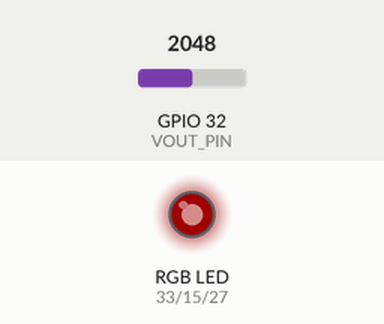
Simulated run of this sketch. Board: ESP32. Shown: an RGB LED mixed from three pins (HIGH = lit). The inputs (shaded band) are chosen by the test bench; at power-on: GPIO 32 (VOUT_PIN) = 2048. Dim RGB values are drawn brighter than linear.

Above: at 1.2 s.
1.3 s: GPIO 32 (VOUT_PIN) set to 2866
At 2.1 s:
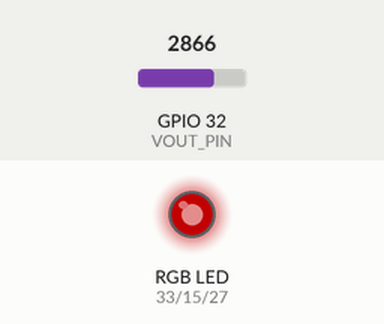
2.8 s: GPIO 32 (VOUT_PIN) set to 3379
At 3.3 s:
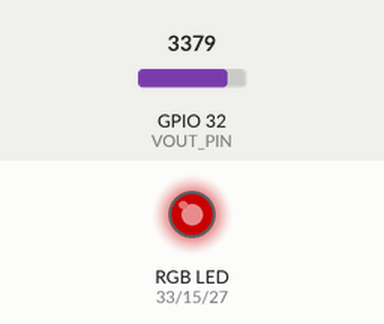
4.3 s: GPIO 32 (VOUT_PIN) set to 3476
At 5.5 s:
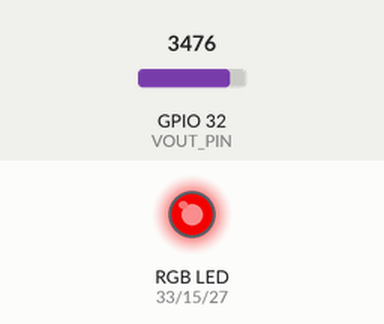
5.8 s: GPIO 32 (VOUT_PIN) set to 0
At 6.7 s:
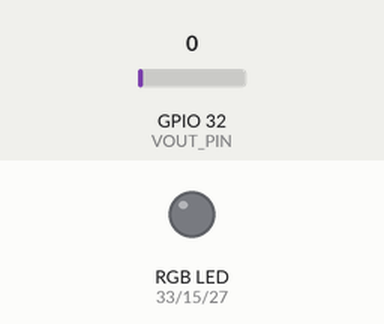
Timing chart, 0 to 8.3 s (numbered marks = the images above; inputs shaded):
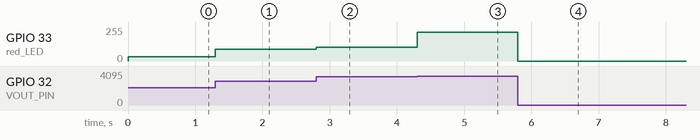

The sketch:

Sketch_KeyClick.ino
```cpp
/*
   Author: schmaenjael
   Language:  C++ using the Arduino Library
   Github: https://github.com/schmaenjael/ESP32_SketchCollection
   Date: 14. January 2021
   Refernce: https://github.com/espressif/arduino-esp32/
*/

const byte red_LED = 33;   // initializing the red LED
const byte blue_LED = 27;  // initializing the blue LED
const byte green_LED = 15; // initializing the green LED
const byte VOUT_PIN = 32;  // initializing the VOUT Pin
const int FREQ = 5000;     // setting the frequence to 5000
int led_CHANNEL = 0;       // setting the LED_Channel to 0
int RES = 8;               // setting the resolution to 8

const byte m_T1 = 213; // sets the key T1 to a specific value
const byte m_T2 = 170; // sets the key T2 to a specific value
const byte m_T3 = 128; // sets the key T3 to a specific value
const byte m_T4 = 85;  // sets the key T4 to a specific value
const byte m_T5 = 39;  // sets the key T5 to a specific value
const byte m_T6 = 1;   // sets the key T6 to a specific value
unsigned int m = 0;    // sets the value of m to 0

// init setup function. This method will be called once on start
void setup()
{
  pinMode(red_LED, OUTPUT);
  pinMode(blue_LED, OUTPUT);
  pinMode(green_LED, OUTPUT);

  digitalWrite(blue_LED, LOW);
  digitalWrite(green_LED, LOW);
  ledcSetup(led_CHANNEL, FREQ, RES);
  ledcAttachPin(red_LED, led_CHANNEL);
}

void loop()
{
  m = analogRead(VOUT_PIN) / 16;
  if (m > m_T1)
  {
    ledcWrite(led_CHANNEL, m - 1);
  }
  else if (m > m_T2)
  {
    ledcWrite(led_CHANNEL, m / 2);
  }
  else if (m > m_T3)
  {
    ledcWrite(led_CHANNEL, m / 3);
  }
  else if (m > m_T4)
  {
    ledcWrite(led_CHANNEL, m / 4);
  }
  else if (m > m_T5)
  {
    ledcWrite(led_CHANNEL, m / 5);
  }
  else if (m > m_T6)
  {
    ledcWrite(led_CHANNEL, m / 6);
  }
  else
  {
    ledcWrite(led_CHANNEL, m);
  }
}
```

Measured:
- the behaviour switches between 3423 and 3424 on GPIO 32 (VOUT_PIN) (found by bisection; images 2 and 3)
- after the input at 1.3 s, GPIO 33 (red_LED): 32/255 → 89/255 at once
- after the input at 2.8 s, GPIO 33 (red_LED): 89/255 → 105/255 at once
- after the input at 4.3 s, GPIO 33 (red_LED): 105/255 → 215/255 at once
- after the input at 5.8 s, GPIO 33 (red_LED): 215/255 → 0/255 at once
